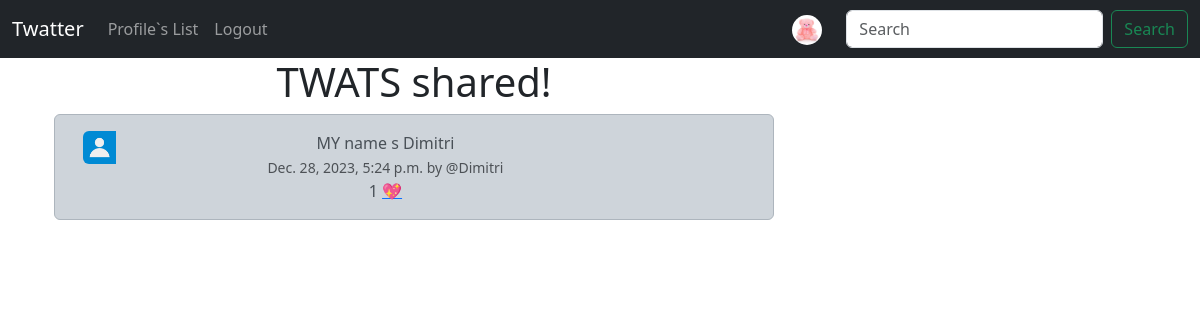
The app's page /twat_share/3/ (signed in), older data.
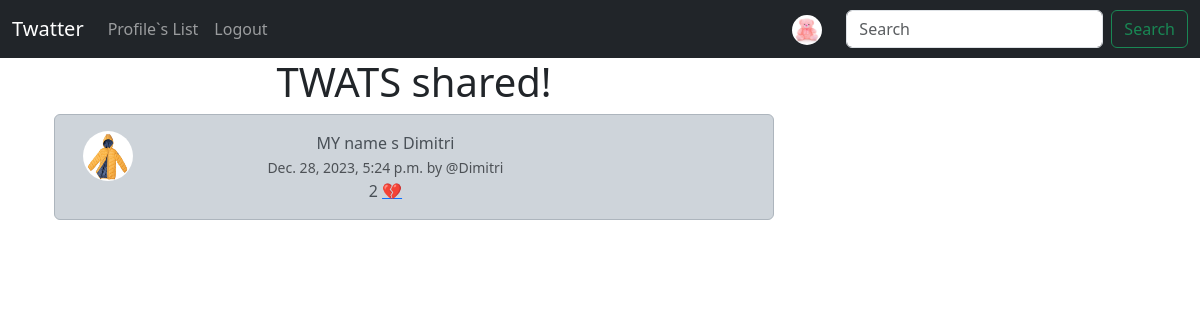
The same page, newer data.
### twat/models.py (models this page shows, shortened)
class Twat(models.Model):
    user = models.ForeignKey(User, on_delete=models.DO_NOTHING, related_name="twats")
    content = models.TextField(max_length=140)
    date_posted = models.DateTimeField(auto_now_add=True)
    likes = models.ManyToManyField(User, related_name="twat_like", blank=True)
    def number_of_likes(self):
        return self.likes.count()

class Profile(models.Model):
    user = models.OneToOneField(User, on_delete=models.CASCADE)
    bio = models.TextField(max_length=500, blank=True)
    follows = models.ManyToManyField(
        "self", symmetrical=False, related_name="followers", blank=True
    )
    date_modified = models.DateTimeField(User, auto_now=True)
    profile_image = models.ImageField(
        null=True, blank=True, upload_to="static/images/profile-image/"
    )

### twat/views.py (the view)
# urls.py: path("twat_share/<int:pk>/", views.twat_share, name="twat_share"),
def twat_share(request, pk):
    if request.user.is_authenticated:
        twat = get_object_or_404(Twat, id=pk)
        if twat:
            return render(request, "twat/twat_share.html", {"twat": twat})
        else:
            messages.success(request, "This twat doesn`t exist.")
            return redirect("twat:index")

### templates/twat/twat_share.html (shortened to what this page needs)
{% extends "partials/base.html" %}
{% load static %}
{% block content %}
<div class="container text-center">
    <div class="row">
        <div class="col-8">
            <h1>TWATS shared!</h1>
            <div class="alert alert-dark" role="alert">
                <div class="container">
                    <div class="row">
                        <div class="col-1">
                            {% if twat.user.profile.profile_image%}
                                <img src="{{twat.user.profile.profile_image.url}}" width=50 height=50 class="rounded-circle" alt="{{profile.user.username}}">
                            {% else %}
                                <img src="{% static 'images/profile-image/profile.webp' %}" class="img-fluid rounded-start" alt="Profile image">
                            {% endif %}
                        </div>
                        <div class="col-9">
                            {{ twat.content }}
                            <br>
                            <small class="text-muted">{{ twat.date_posted}} by @{{ twat.user.username }}</small>
                            <br>
                            {% if user in twat.likes.all %}
                            {{ twat.number_of_likes}} <a href="{% url 'twat:twat_like' twat.pk %}">&#128148;</i> </a>
                            {% else %}
                            {{ twat.number_of_likes}} <a href="{% url 'twat:twat_like' twat.pk %}">&#128150;  </i></a>
                            {% endif %}
                        </div>
                    </div>
                </div>
            </div>
        </div>
    </div>
</div>
{% endblock content %}

Row changes from the older to the newer data that the page shows:
changed through a linked row, Twat "MY name s Dimitri": user.profile.profile_image: picture added; number_of_likes "1" → "2"
